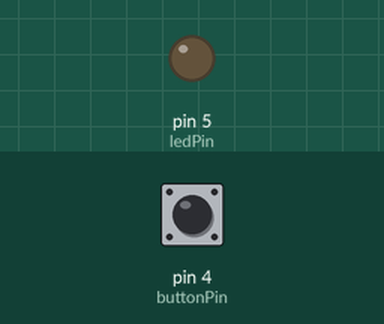
Bench run of a sketch on a simulated Arduino Uno, built with avr-gcc and run on an emulated ATmega328P. Shown: output pins drawn as LEDs (lit = HIGH). Inputs (shaded band) come from the test bench; at power-on: pin 4 (buttonPin) LOW.

Above: at 1.2 s.
1.3 s: pin 4 (buttonPin) pulled HIGH for 0.15 s
At 1.37 s:
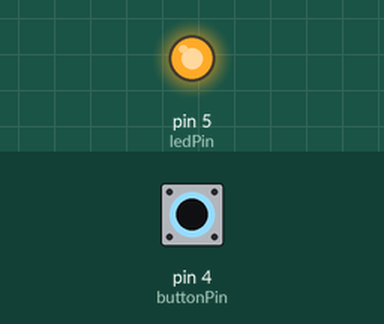
2.9 s: pin 4 (buttonPin) pulled HIGH for 3.2 s
At 6.9 s:
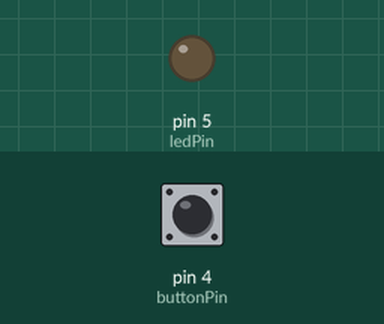
Timing chart, 0 to 8.4 s (numbered marks = the images above; inputs shaded):
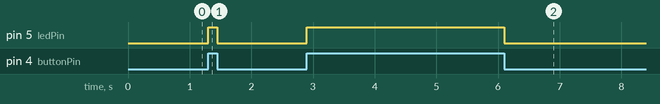

The sketch:

4.1.1.ino
```cpp
const int buttonPin = 4; // GPIO pin connected to the switch
const int ledPin = 5;    // GPIO pin connected to the LED

void setup() {
  pinMode(buttonPin, INPUT); // making BUTTONPin an input
  pinMode(ledPin, OUTPUT);// making ledPin an OUTput
}

void loop() {
  int buttonState = digitalRead(buttonPin);

  if (buttonState == HIGH) {
    digitalWrite(ledPin, HIGH); // Turn on the LED
  } else {
    digitalWrite(ledPin, LOW); // Turn off the LED
  }
}
```

Measured:
- after the input at 1.3 s, pin 5 (ledPin): LOW → HIGH at once, → LOW 0.15 s later
- after the input at 2.9 s, pin 5 (ledPin): LOW → HIGH at once, → LOW 3.2 s later
